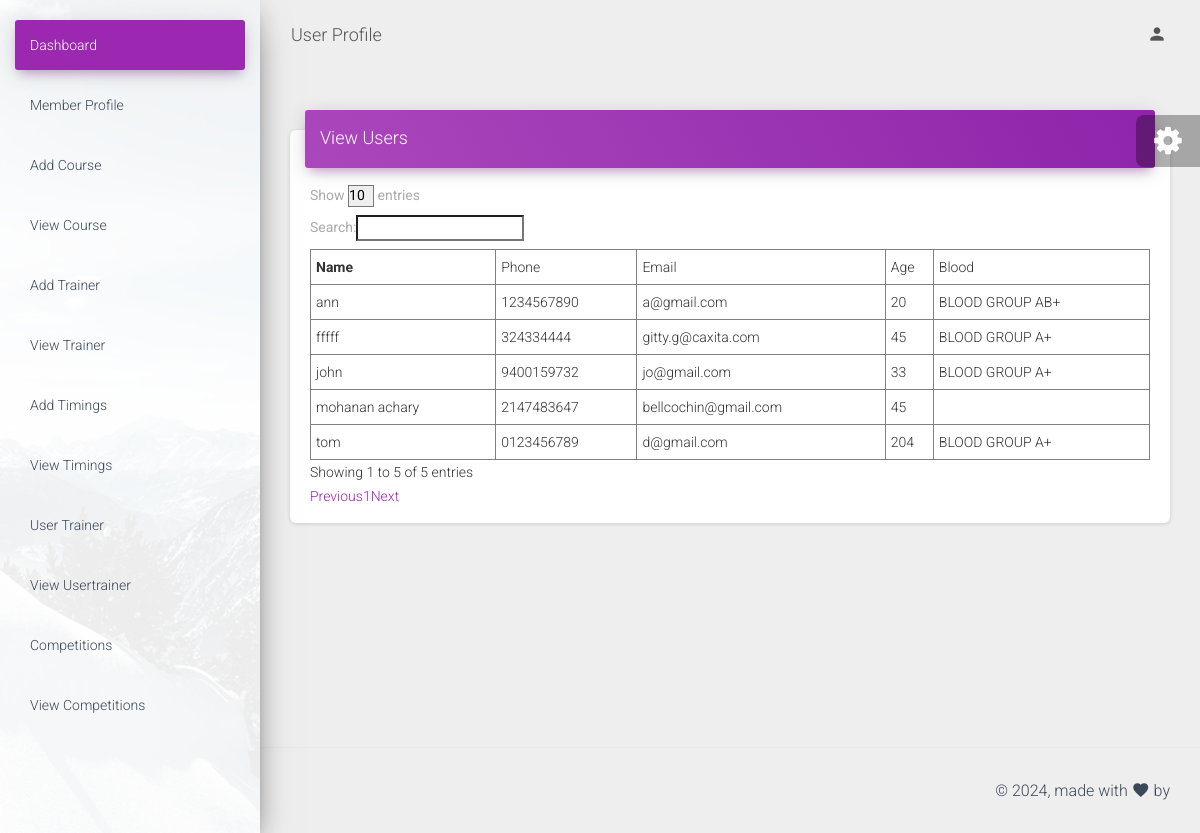
The app's page /admin/html/viewusers.php with its own data.
### tables this page shows
CREATE TABLE IF NOT EXISTS `registeration` (
  `Name` varchar(20) NOT NULL,
  `Phone_number` varchar(15) NOT NULL,
  `Email` varchar(20) NOT NULL,
  `Age` int(6) NOT NULL,
  `Date_of_birth` int(15) NOT NULL,
  `Blood_group` varchar(20) NOT NULL,
  `Height` int(15) NOT NULL,
  `Weight` int(15) NOT NULL,
  `Course` varchar(20) NOT NULL,
  `Address` varchar(50) NOT NULL,
  `userid` int(11) NOT NULL AUTO_INCREMENT,
  PRIMARY KEY (`userid`)
);

### admin/html/viewusers.php (the view, shortened to what this page needs)
<?php
include "header.php";
?>
    <div class="main-panel">
      <nav class="navbar navbar-expand-lg navbar-transparent navbar-absolute fixed-top ">
        <div class="container-fluid">
          <div class="navbar-wrapper">
            <a class="navbar-brand" href="javascript:;">User Profile</a>
          </div>
          <div class="collapse navbar-collapse justify-content-end">
            <ul class="navbar-nav">
              <li class="nav-item dropdown">
                <a class="nav-link" href="javascript:;" id="navbarDropdownProfile" data-toggle="dropdown" aria-haspopup="true" aria-expanded="false">
                  <i class="material-icons">person</i>
                </a>
              </li>
            </ul>
          </div>
        </div>
      </nav>
      <div class="content">
        <div class="container-fluid">
          <div class="row">
            <div class="col-md-12">
              <div class="card">
                <div class="card-header card-header-primary">
                  <h4 class="card-title">View Users</h4>
                </div>
                <div class="card-body">
                   <table id="example" border=1 width=100%>
    <thead>
      <tr><th>Name</th><td>Phone</td><td>Email</td><td>Age</td><td>Blood</td></tr>
    </thead>
    <tbody>
      <?php
      include "../../dbconnect.php";
      $sql="select * from registeration";
  $result=mysqli_query($con,$sql);
  while($row=mysqli_fetch_array($result))
  {
      ?>
      <tr><td><?php echo $row["Name"]; ?></td><td><?php echo $row["Phone_number"]; ?></td><td><?php echo $row["Email"]; ?></td><td><?php echo $row["Age"]; ?></td><td>
        <?php echo $row["Blood_group"]; ?>
      </td></td></tr>
      <?php
      }
      ?>
    </tbody>
  </table>
                </div>
              </div>
            </div>
          </div>
        </div>
      </div>
     <?php
     include "footer.php";
     ?>

### admin/html/header.php (shortened to what this page needs)
<!DOCTYPE html>
<html lang="en">
<head>
  <link rel="stylesheet" href="https://maxcdn.bootstrapcdn.com/font-awesome/latest/css/font-awesome.min.css">
  <link href="../assets/css/material-dashboard.css?v=2.1.2" rel="stylesheet" />
  <link href="../assets/demo/demo.css" rel="stylesheet" />
  <link rel="stylesheet" type="text/css" href="http://ajax.aspnetcdn.com/ajax/jquery.dataTables/1.9.4/css/jquery.dataTables.css">
</head>
<body class="">
  <div class="wrapper ">
    <div class="sidebar" data-color="purple" data-background-color="white" data-image="../assets/img/sidebar-1.jpg">
      <div class="sidebar-wrapper">
        <ul class="nav">
          <li class="nav-item active  ">
            <a class="nav-link" href="viewusers.php">
              <p>Dashboard</p>
            </a>
          </li>
          <li class="nav-item ">
            <a class="nav-link" href="viewusers.php">
              <p>Member Profile</p>
            </a>
          </li>
          <li class="nav-item ">
            <a class="nav-link" href="addcourse.php">
              <p>Add Course</p>
            </a>
          </li>
           <li class="nav-item ">
            <a class="nav-link" href="viewcourse.php">
              <p>View Course</p>
            </a>
          </li>
           <li class="nav-item ">
            <a class="nav-link" href="addtrainer.php">
              <p>Add Trainer</p>
            </a>
          </li>
          <li class="nav-item ">
            <a class="nav-link" href="viewtrainer.php">
              <p>View Trainer</p>
            </a>
          </li>
          <li class="nav-item ">
            <a class="nav-link" href="addtiming.php">
              <p>Add Timings</p>
            </a>
          </li>
          <li class="nav-item ">
            <a class="nav-link" href="viewtime.php">
              <p>view Timings</p>
            </a>
          </li>
          <li class="nav-item ">
            <a class="nav-link" href="usertrainer.php">
              <p>user trainer </p>
            </a>
          </li>
          <li class="nav-item ">
            <a class="nav-link" href="viewusertrainer.php">
              <p>view usertrainer </p>
            </a>
          </li>
          <li class="nav-item ">
            <a class="nav-link" href="competition.php">
              <p>Competitions</p>
            </a>
          </li>
          <li class="nav-item ">
            <a class="nav-link" href="viewcompetition.php">
              <p>view Competitions</p>
            </a>
          </li>
        </ul>
      </div>
    </div>

### admin/html/footer.php (shortened to what this page needs)
 <footer class="footer">
        <div class="container-fluid">
          <div class="copyright float-right">
            &copy;
            , made with <i class="material-icons">favorite</i> by
          </div>
        </div>
      </footer>
    </div>
  </div>
  <div class="fixed-plugin">
    <div class="dropdown show-dropdown">
      <a href="#" data-toggle="dropdown">
        <i class="fa fa-cog fa-2x"> </i>
      </a>
    </div>
  </div>
</body>
</html>

### records on screen
registeration: Name "mohanan achary", Phone_number "2147483647", Email "bellcochin@gmail.com", Age "45"
registeration: Name "tom", Phone_number "0123456789", Email "d@gmail.com", Age "204", Blood_group "BLOOD GROUP A+"
registeration: Name "fffff", Phone_number "324334444", Email "gitty.g@caxita.com", Age "45", Blood_group "BLOOD GROUP A+"
registeration: Name "john", Phone_number "9400159732", Email "jo@gmail.com", Age "33", Blood_group "BLOOD GROUP A+"
registeration: Name "ann", Phone_number "1234567890", Email "a@gmail.com", Age "20", Blood_group "BLOOD GROUP AB+"
